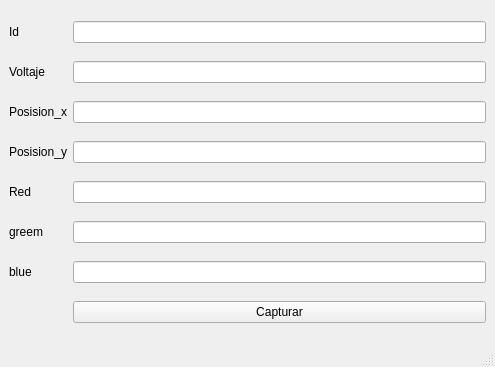
<?xml version="1.0" encoding="UTF-8"?>
<ui version="4.0">
 <class>MainWindow</class>
 <widget class="QMainWindow" name="MainWindow">
  <property name="geometry">
   <rect>
    <x>0</x>
    <y>0</y>
    <width>495</width>
    <height>367</height>
   </rect>
  </property>
  <property name="windowTitle">
   <string>MainWindow</string>
  </property>
  <widget class="QWidget" name="centralwidget">
   <layout class="QGridLayout" name="gridLayout">
    <item row="0" column="0">
     <widget class="QLabel" name="label">
      <property name="text">
       <string>Id</string>
      </property>
     </widget>
    </item>
    <item row="0" column="1">
     <widget class="QLineEdit" name="lineEdit_5"/>
    </item>
    <item row="1" column="0">
     <widget class="QLabel" name="label_2">
      <property name="text">
       <string>Voltaje</string>
      </property>
     </widget>
    </item>
    <item row="1" column="1">
     <widget class="QLineEdit" name="lineEdit_4"/>
    </item>
    <item row="2" column="0">
     <widget class="QLabel" name="label_3">
      <property name="text">
       <string>Posision_x</string>
      </property>
     </widget>
    </item>
    <item row="2" column="1">
     <widget class="QLineEdit" name="lineEdit_3"/>
    </item>
    <item row="3" column="0">
     <widget class="QLabel" name="label_4">
      <property name="text">
       <string>Posision_y</string>
      </property>
     </widget>
    </item>
    <item row="3" column="1">
     <widget class="QLineEdit" name="lineEdit_2"/>
    </item>
    <item row="4" column="0">
     <widget class="QLabel" name="label_5">
      <property name="text">
       <string>Red</string>
      </property>
     </widget>
    </item>
    <item row="4" column="1">
     <widget class="QLineEdit" name="lineEdit"/>
    </item>
    <item row="5" column="0">
     <widget class="QLabel" name="label_6">
      <property name="text">
       <string>greem</string>
      </property>
     </widget>
    </item>
    <item row="5" column="1">
     <widget class="QLineEdit" name="lineEdit_6"/>
    </item>
    <item row="6" column="0">
     <widget class="QLabel" name="label_7">
      <property name="text">
       <string>blue</string>
      </property>
     </widget>
    </item>
    <item row="6" column="1">
     <widget class="QLineEdit" name="lineEdit_7"/>
    </item>
    <item row="7" column="1">
     <widget class="QPushButton" name="pushButton">
      <property name="text">
       <string>Capturar</string>
      </property>
     </widget>
    </item>
   </layout>
  </widget>
  <widget class="QMenuBar" name="menubar">
   <property name="geometry">
    <rect>
     <x>0</x>
     <y>0</y>
     <width>495</width>
     <height>22</height>
    </rect>
   </property>
  </widget>
  <widget class="QStatusBar" name="statusbar"/>
 </widget>
 <resources/>
 <connections/>
</ui>
